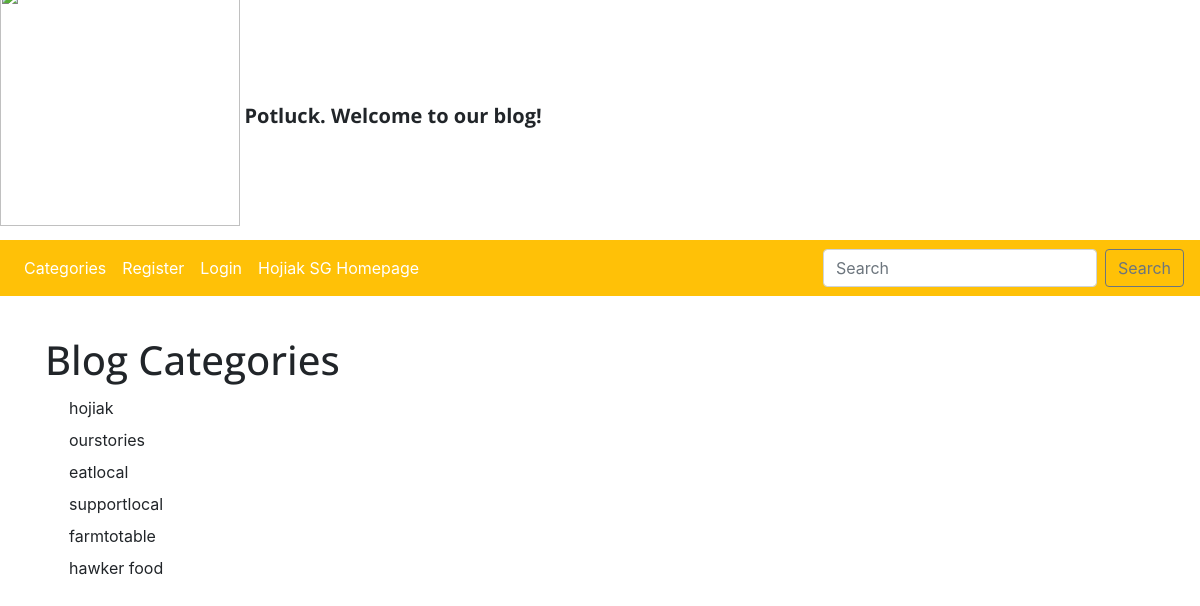
/theblog/category-list/, run on the app's committed database.
### theblog/models.py (models this page shows, shortened)
class Category(models.Model):
    name = models.CharField(max_length=255)
    def __str__(self):
        return self.name

### theblog/views.py (the view)
# urls.py: path('category-list/', CategoryListView, name='category-list'),
def CategoryListView(request):
    cat_menu_list = Category.objects.all()
    return render(request, 'category_list.html', {'cat_menu_list':cat_menu_list})

### hojiak/theblog/templates/category_list.html (shortened to what this page needs)
{% extends 'base.html' %}
{% block content%}
{% load static %}
<h1>Blog Categories</h1>
 {% for item in cat_menu_list %}
    <a class="dropdown-item" href="{% url 'category' item|slugify%}"> {{ item }} </a>
 {% endfor %}
{% endblock %}

### website/static/styles.css (style rules this page uses)
h1 { font-family: 'Open Sans', sans-serif; min-height: 3rem; padding-top: 1rem; }

### data on the page
Category: name "hojiak"
Category: name "ourstories"
Category: name "eatlocal"
Category: name "supportlocal"
Category: name "farmtotable"
Category: name "hawker food"
